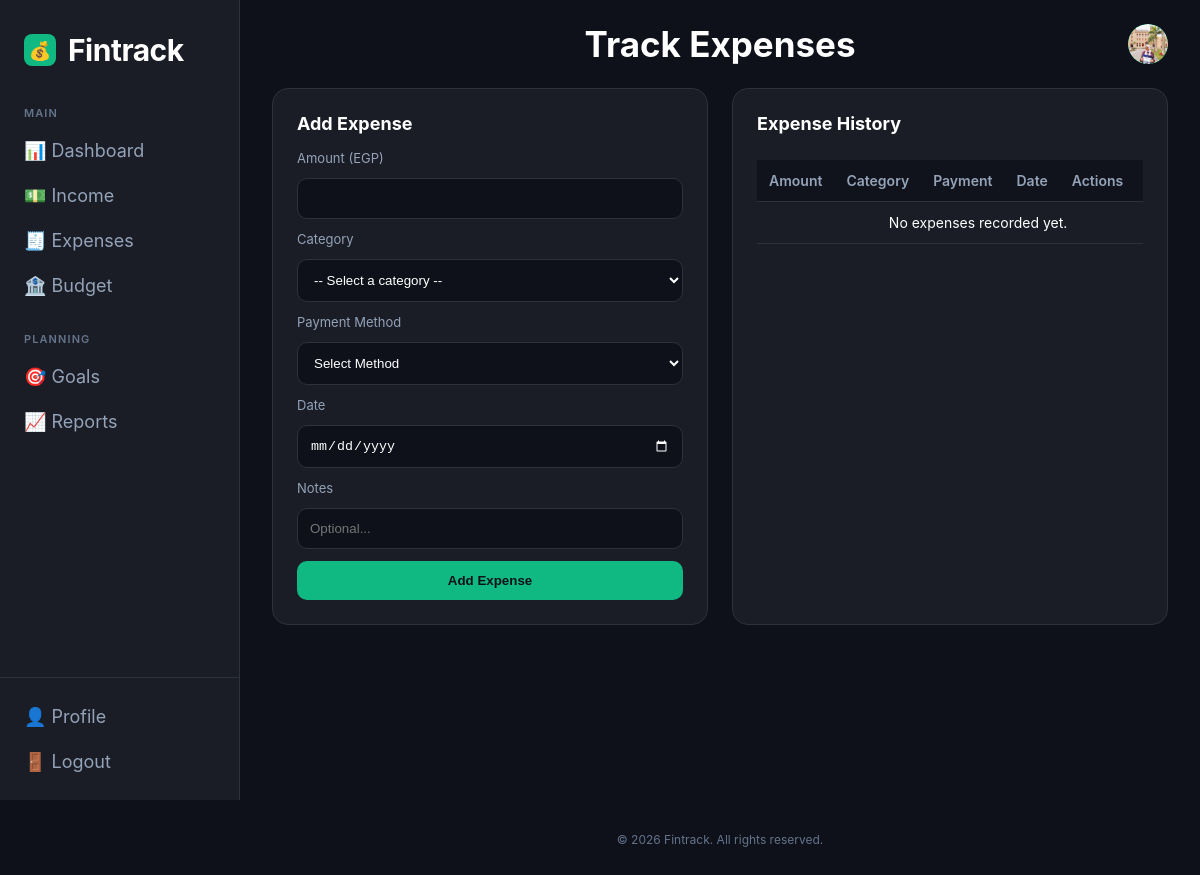
The page /expenses/ (signed in) on the database as committed earlier.
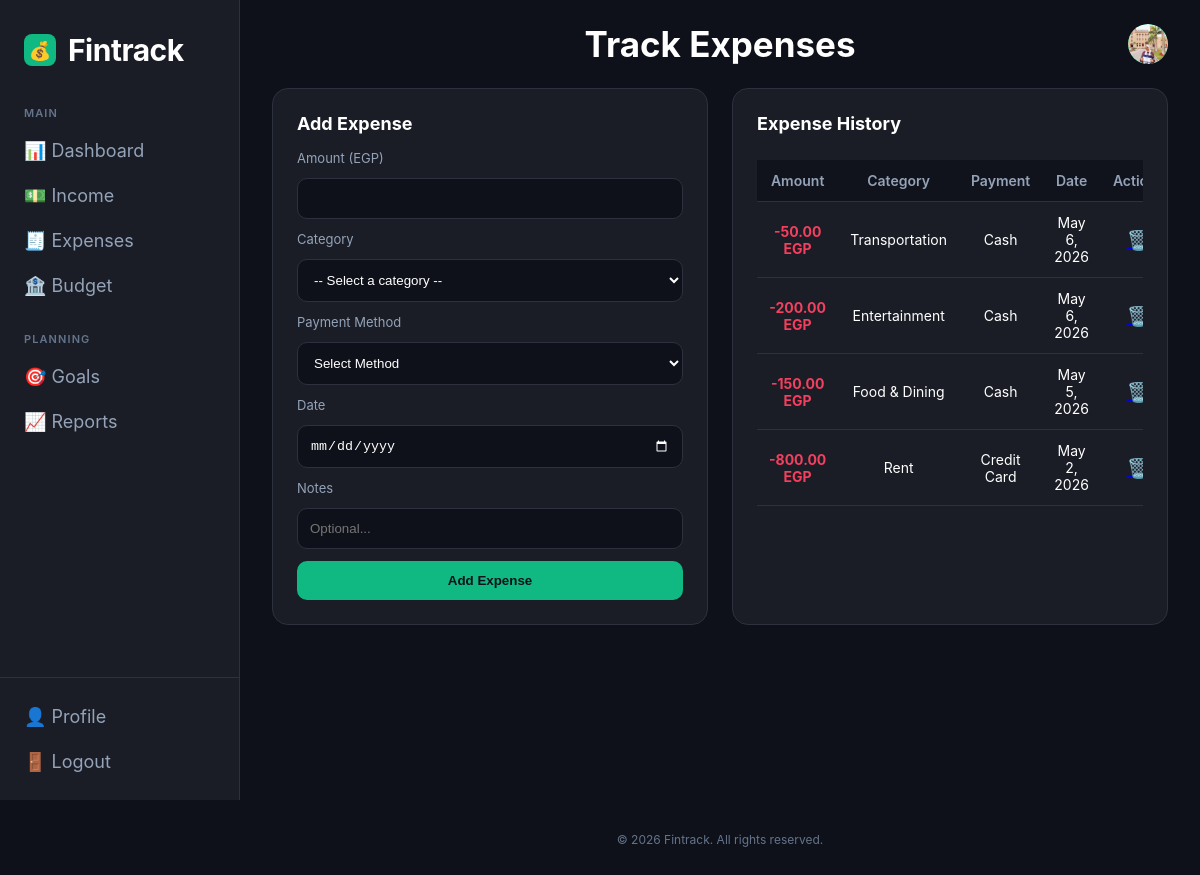
The same page on the database as committed later.
### transactions/models.py (models this page shows, shortened)
class expenses(models.Model):
    user = models.ForeignKey(settings.AUTH_USER_MODEL, on_delete=models.CASCADE, null=True)
    Amount = models.DecimalField(
        max_digits=10,
        decimal_places=2,
        validators=[MinValueValidator(0.0)]
    )
    Category = models.CharField(max_length=200)
    Payment_Method = models.CharField(max_length=100)
    Notes = models.TextField(blank=True, null=True)
    Date = models.DateField()

### transactions/views.py (the view, shortened to what this page needs)
# urls.py: path('expenses/', views.expense_view, name='track-expenses'),
@login_required
def expense_view(request):
    all_expenses = expenses.objects.filter(user=request.user).order_by('-Date')
    return render(request, 'track-expenses.html', {'expenses': all_expenses})

### transactions/templates/track-expenses.html (shortened to what this page needs)
{% load static %}
<!DOCTYPE html>
<html lang="en">
<head>
    <link rel="stylesheet" href="{% static 'tracker.css' %}">
    <link rel="stylesheet" href="{% static 'side-bar.css' %}">
</head>
<body>
<div class="app">
    <aside id="sidebar"></aside>
    <div class="main">
        <nav class="topbar">
            <h2 class="page-title">Track Expenses</h2>
                <div class="avatar">
                    {% if user.avatar %}
                        <img src="{{ user.avatar.url }}" style="width:100%;height:100%;object-fit:cover;border-radius:50%;">
                    {% else %}
                        {{ user.username|first|upper }}
                    {% endif %}
                </div>
        </nav>
        <div class="content">
            <div class="card">
                <h2>Add Expense</h2>
                <form method="POST">
                    <label>Amount (EGP)</label>
                    <input type="number" name="amount" required min="0" step="0.01">
                    <label>Category</label>
                    <select name="category" required>
                        <option value="">-- Select a category --</option>
                    </select>
                    <label>Payment Method</label>
                    <select name="payment_method" required>
                        <option value="">Select Method</option>
                    </select>
                    <label>Date</label>
                    <input type="date" name="date" required>
                    <label>Notes</label>
                    <input type="text" name="notes" placeholder="Optional...">
                    <button type="submit">Add Expense</button>
                </form>
            </div>
            <div class="card">
                <h2>Expense History</h2>
                <div style="overflow-x: auto;">
                    <table>
                        <thead>
                            <tr>
                                <th>Amount</th>
                                <th>Category</th>
                                <th>Payment</th>
                                <th>Date</th>
                                <th>Actions</th>
                                <th>Notes</th>
                            </tr>
                        </thead>
                        <tbody>
                            {% for expense in expenses %}
                            <tr>
                                <td>
                                    <span style="color: #f43f5e; font-weight: bold;">
                                        -{{ expense.Amount|floatformat:2 }} EGP
                                    </span>
                                </td>
                                <td><span class="badge">{{ expense.Category }}</span></td>
                                <td>{{ expense.Payment_Method }}</td>
                                <td>{{ expense.Date }}</td>
                                <td>
                                    <a href="{% url 'delete-expense' expense.id %}" onclick="return confirm('Are you sure?')">
                                        <span style="color: #f43f5e; cursor: pointer; font-size: 1.2rem;">🗑️</span>
                                    </a>
                                </td>
                            </tr>
                            {% empty %}
                            <tr>
                                <td colspan="6" style="text-align: center;">No expenses recorded yet.</td>
                            </tr>
                            {% endfor %}
                        </tbody>
                    </table>
                </div>
            </div>
        </div>
    </div>
</div>
<footer class="footer">
    <p>© 2026 Fintrack. All rights reserved.</p>
</footer>
</body>
</html>

Rows that differ between the two databases and show on the page:
added expenses: Amount "50.00", Category "Transportation", Payment_Method "Cash", Date "May 6, 2026"
added expenses: Amount "200.00", Category "Entertainment", Payment_Method "Cash", Date "May 6, 2026"
added expenses: Amount "150.00", Category "Food & Dining", Payment_Method "Cash", Date "May 5, 2026"
added expenses: Amount "800.00", Category "Rent", Payment_Method "Credit Card", Date "May 2, 2026"
Other text that changed with them:
text no longer shown: "No expenses recorded yet."
